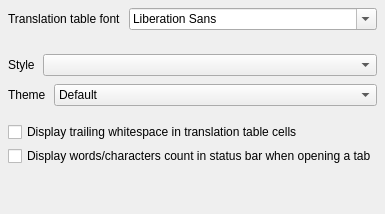
     <widget class="QWidget" name="appearanceSettings">
      <layout class="QVBoxLayout" name="verticalLayout_3">
       <property name="spacing">
        <number>16</number>
       </property>
       <property name="leftMargin">
        <number>8</number>
       </property>
       <property name="topMargin">
        <number>8</number>
       </property>
       <property name="rightMargin">
        <number>8</number>
       </property>
       <property name="bottomMargin">
        <number>8</number>
       </property>
       <item>
        <widget class="QWidget" name="translationTableWidget" native="true">
         <layout class="QVBoxLayout" name="verticalLayout_9">
          <property name="spacing">
           <number>8</number>
          </property>
          <property name="leftMargin">
           <number>0</number>
          </property>
          <property name="topMargin">
           <number>0</number>
          </property>
          <property name="rightMargin">
           <number>0</number>
          </property>
          <property name="bottomMargin">
           <number>0</number>
          </property>
          <item>
           <widget class="QWidget" name="translationTableFontWidget" native="true">
            <property name="sizePolicy">
             <sizepolicy hsizetype="Minimum" vsizetype="Maximum">
              <horstretch>0</horstretch>
              <verstretch>0</verstretch>
             </sizepolicy>
            </property>
            <layout class="QHBoxLayout" name="horizontalLayout_3">
             <property name="spacing">
              <number>8</number>
             </property>
             <property name="leftMargin">
              <number>0</number>
             </property>
             <property name="topMargin">
              <number>0</number>
             </property>
             <property name="rightMargin">
              <number>0</number>
             </property>
             <property name="bottomMargin">
              <number>0</number>
             </property>
             <item>
              <widget class="QLabel" name="label_2">
               <property name="sizePolicy">
                <sizepolicy hsizetype="Maximum" vsizetype="Preferred">
                 <horstretch>0</horstretch>
                 <verstretch>0</verstretch>
                </sizepolicy>
               </property>
               <property name="text">
                <string>Translation table font</string>
               </property>
              </widget>
             </item>
             <item>
              <widget class="QFontComboBox" name="fontSelect"/>
             </item>
            </layout>
           </widget>
          </item>
          <item>
           <widget class="CBSLIWidget" name="translationTableFontSizeWidget" native="true">
            <layout class="QHBoxLayout" name="horizontalLayout_7">
             <property name="spacing">
              <number>8</number>
             </property>
             <property name="leftMargin">
              <number>0</number>
             </property>
             <property name="topMargin">
              <number>0</number>
             </property>
             <property name="rightMargin">
              <number>0</number>
             </property>
             <property name="bottomMargin">
              <number>0</number>
             </property>
            </layout>
           </widget>
          </item>
         </layout>
        </widget>
       </item>
       <item>
        <widget class="QWidget" name="stylingWidget" native="true">
         <layout class="QVBoxLayout" name="verticalLayout_10">
          <property name="spacing">
           <number>8</number>
          </property>
          <property name="leftMargin">
           <number>0</number>
          </property>
          <property name="topMargin">
           <number>0</number>
          </property>
          <property name="rightMargin">
           <number>0</number>
          </property>
          <property name="bottomMargin">
           <number>0</number>
          </property>
          <item>
           <widget class="QWidget" name="widget_4" native="true">
            <property name="sizePolicy">
             <sizepolicy hsizetype="Minimum" vsizetype="Maximum">
              <horstretch>0</horstretch>
              <verstretch>0</verstretch>
             </sizepolicy>
            </property>
            <layout class="QHBoxLayout" name="horizontalLayout_4">
             <property name="spacing">
              <number>8</number>
             </property>
             <property name="leftMargin">
              <number>0</number>
             </property>
             <property name="topMargin">
              <number>0</number>
             </property>
             <property name="rightMargin">
              <number>0</number>
             </property>
             <property name="bottomMargin">
              <number>0</number>
             </property>
             <item>
              <widget class="QLabel" name="label_3">
               <property name="sizePolicy">
                <sizepolicy hsizetype="Maximum" vsizetype="Preferred">
                 <horstretch>0</horstretch>
                 <verstretch>0</verstretch>
                </sizepolicy>
               </property>
               <property name="text">
                <string>Style</string>
               </property>
              </widget>
             </item>
             <item>
              <widget class="QComboBox" name="styleSelect"/>
             </item>
            </layout>
           </widget>
          </item>
          <item>
           <widget class="QWidget" name="widget_11" native="true">
            <layout class="QHBoxLayout" name="horizontalLayout_8">
             <property name="spacing">
              <number>8</number>
             </property>
             <property name="leftMargin">
              <number>0</number>
             </property>
             <property name="topMargin">
              <number>0</number>
             </property>
             <property name="rightMargin">
              <number>0</number>
             </property>
             <property name="bottomMargin">
              <number>0</number>
             </property>
             <item>
              <widget class="QLabel" name="label_7">
               <property name="sizePolicy">
                <sizepolicy hsizetype="Maximum" vsizetype="Preferred">
                 <horstretch>0</horstretch>
                 <verstretch>0</verstretch>
                </sizepolicy>
               </property>
               <property name="text">
                <string>Theme</string>
               </property>
              </widget>
             </item>
             <item>
              <widget class="QComboBox" name="themeSelect">
               <item>
                <property name="text">
                 <string>Default</string>
                </property>
               </item>
               <item>
                <property name="text">
                 <string>Light</string>
                </property>
               </item>
               <item>
                <property name="text">
                 <string>Dark</string>
                </property>
               </item>
              </widget>
             </item>
            </layout>
           </widget>
          </item>
         </layout>
        </widget>
       </item>
       <item>
        <widget class="QWidget" name="widget_2" native="true">
         <layout class="QVBoxLayout" name="verticalLayout_2">
          <property name="spacing">
           <number>4</number>
          </property>
          <property name="leftMargin">
           <number>0</number>
          </property>
          <property name="topMargin">
           <number>0</number>
          </property>
          <property name="rightMargin">
           <number>0</number>
          </property>
          <property name="bottomMargin">
           <number>0</number>
          </property>
          <item>
           <widget class="QCheckBox" name="trailingWhitespaceCheckbox">
            <property name="text">
             <string>Display trailing whitespace in translation table cells</string>
            </property>
           </widget>
          </item>
          <item>
           <widget class="QCheckBox" name="displayWordsCheckbox">
            <property name="text">
             <string>Display words/characters count in status bar when opening a tab</string>
            </property>
           </widget>
          </item>
         </layout>
        </widget>
       </item>
       <item>
        <spacer name="verticalSpacer_2">
         <property name="orientation">
          <enum>Qt::Orientation::Vertical</enum>
         </property>
         <property name="sizeHint" stdset="0">
          <size>
           <width>20</width>
           <height>40</height>
          </size>
         </property>
        </spacer>
       </item>
      </layout>
     </widget>
